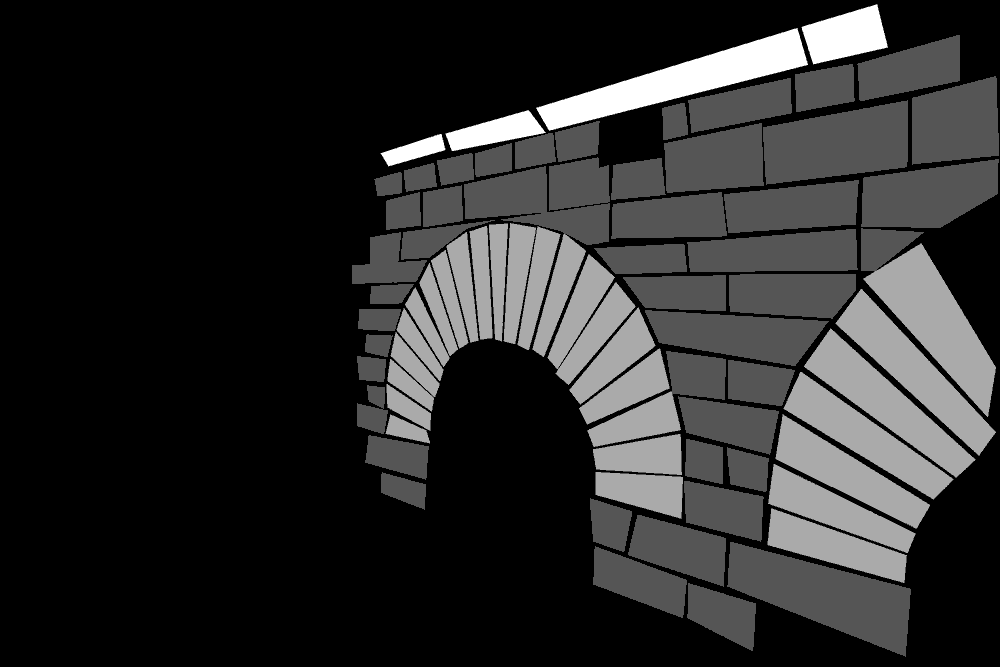
#> input picture Filejson/masks/10_0001_mask.png, 1000 x 667 px, shrunk from 5472 x 3648 before the run; its folder holds 4 pictures in this run
$ python ColorMask.py
#> lines starting #> are read from the running program, lines starting #| are printed output that depends on the picture
import cv2
import numpy as np
import glob
import os

# Mappa classe → colore BGR
COLOR_MAP = {
    0: (0, 0, 0),  # sfondo nero
    1: (0, 255,   0),    # bugne = verde
    2: (0,   0, 255),    # elementi arco = rosso
    3: (255,   0,   0),  # elementi cornice = blu
}


# Cartelle
INPUT_DIR  = "/Users/mattiacastiello/Desktop/tesi/code/PreparazioneDB/Filejson/masks"      # qui ci metti tutte le maschere
OUTPUT_DIR = "color_masks/"    # qui verranno salvate le immagini colorate
os.makedirs(OUTPUT_DIR, exist_ok=True)

for path in glob.glob(os.path.join(INPUT_DIR, "*.png")):
    # 1. Carico la maschera in scala di grigi (i valori 0,1,2,3)
    mask = cv2.imread(path, cv2.IMREAD_UNCHANGED)
#> mask is the input picture: shape (667, 1000); min 0, max 3, mean 0.523
    if mask is None:
        continue

    # Se la maschera è a triplo canale, la converto in singolo
    if len(mask.shape) == 3:
        mask = cv2.cvtColor(mask, cv2.COLOR_BGR2GRAY)

    h, w = mask.shape
#> h = 667; w = 1000
    colored = np.zeros((h, w, 3), dtype=np.uint8)

    # 2. Coloro ogni classe con il colore fisso
    for cls, col in COLOR_MAP.items():
        colored[mask == cls] = col

    # (opzionale) 3. Se vuoi un outline bianco su ogni classe, smussa qui:
    # contours, _ = cv2.findContours((mask>0).astype(np.uint8),
    #                                cv2.RETR_EXTERNAL, cv2.CHAIN_APPROX_SIMPLE)
    # cv2.drawContours(colored, contours, -1, (255,255,255), thickness=2)

    # 4. Salvo
    out_name = os.path.basename(path).replace(".png", "_colored.png")
    cv2.imwrite(os.path.join(OUTPUT_DIR, out_name), colored)
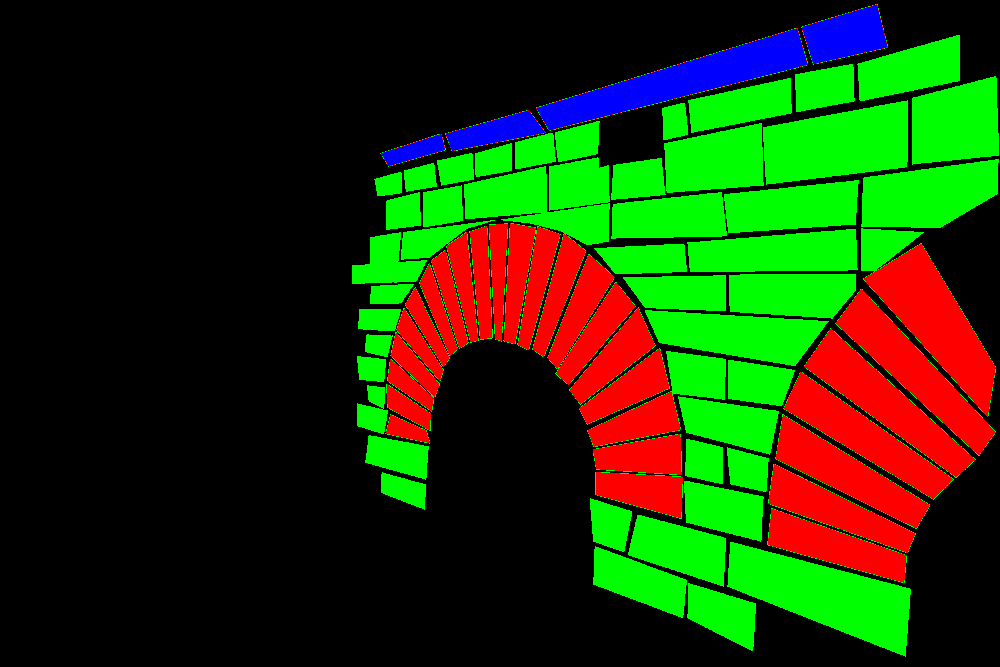
#> saved as 10_0001_mask_colored.png: shape (667, 1000, 3); mean B, G, R 5.5, 54.6, 31.1
    print(f"Salvata: {out_name}")
#> pass 2 of the loop `for path in glob.glob(os.path.join(INPUT_DIR, "*.png")):`:
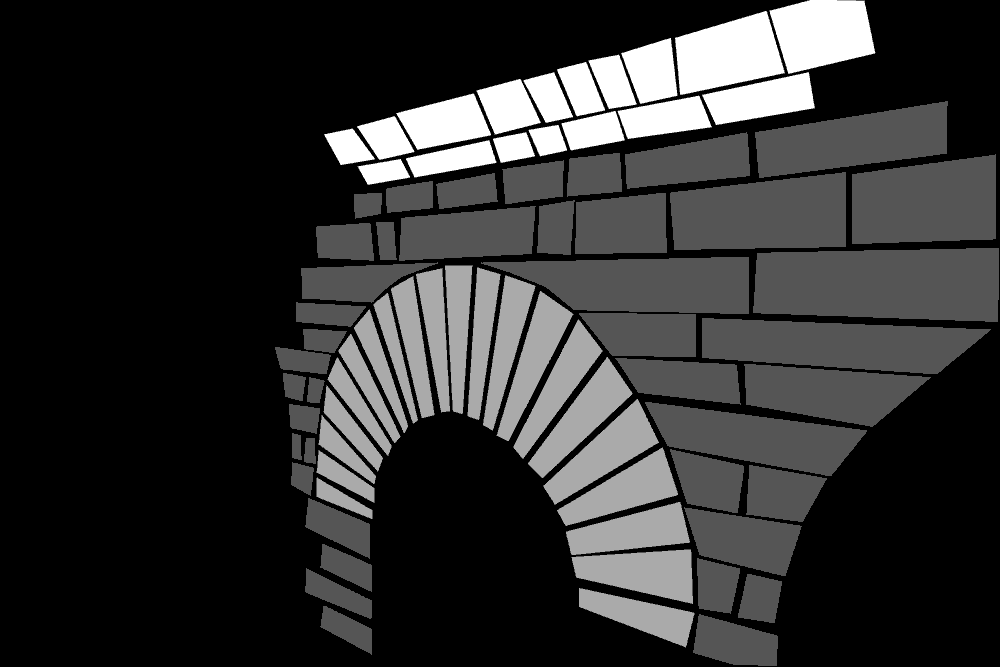
#> input picture Filejson/masks/10_0047_mask.png, 1000 x 667 px, shrunk from 5472 x 3648 before the run
#> mask is the input picture: shape (667, 1000); min 0, max 3, mean 0.58
#> `cv2.imwrite(os.path.join(OUTPUT_DIR, out_name), colored)`:
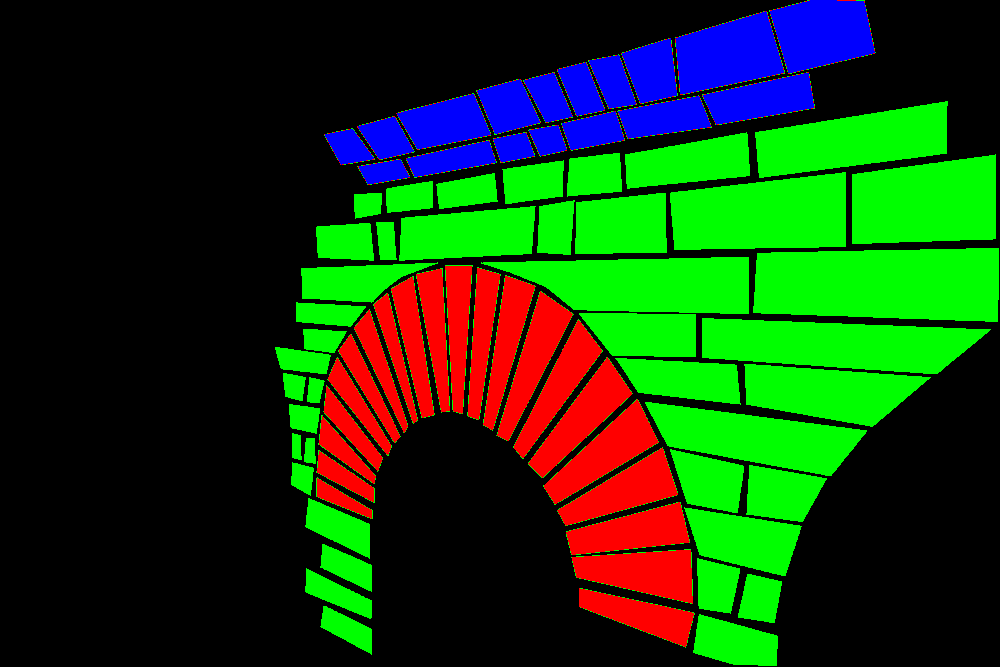
#> saved as 10_0047_mask_colored.png: shape (667, 1000, 3); mean B, G, R 14.6, 61.7, 21.3
#> pass 3 of the loop `for path in glob.glob(os.path.join(INPUT_DIR, "*.png")):`:
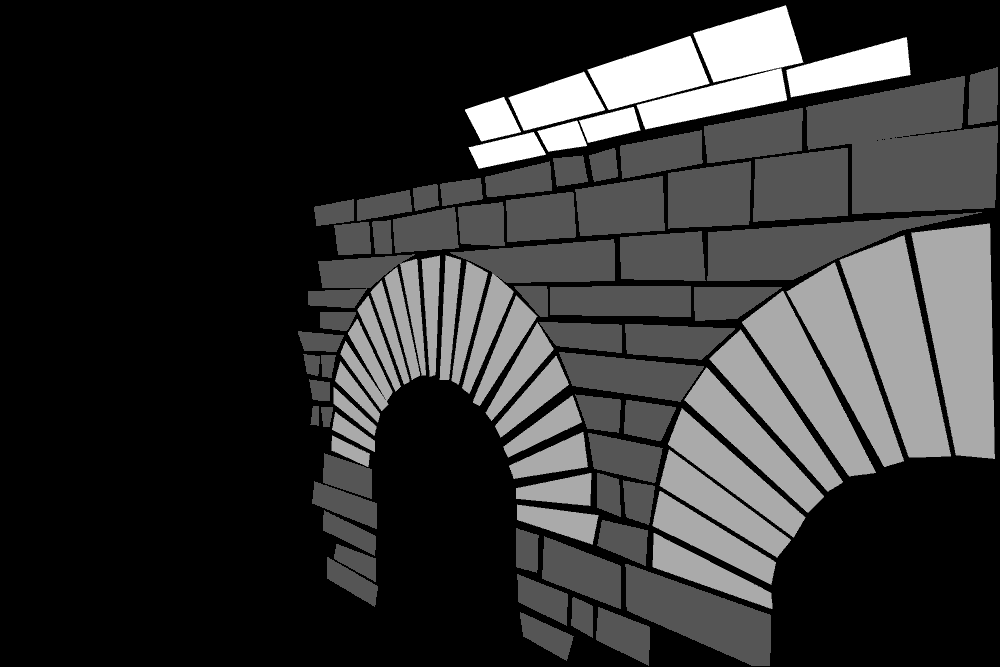
#> input picture Filejson/masks/11_0001_mask.png, 1000 x 667 px, shrunk from 5472 x 3648 before the run
#> mask is the input picture: shape (667, 1000); min 0, max 3, mean 0.607
#> `cv2.imwrite(os.path.join(OUTPUT_DIR, out_name), colored)`:
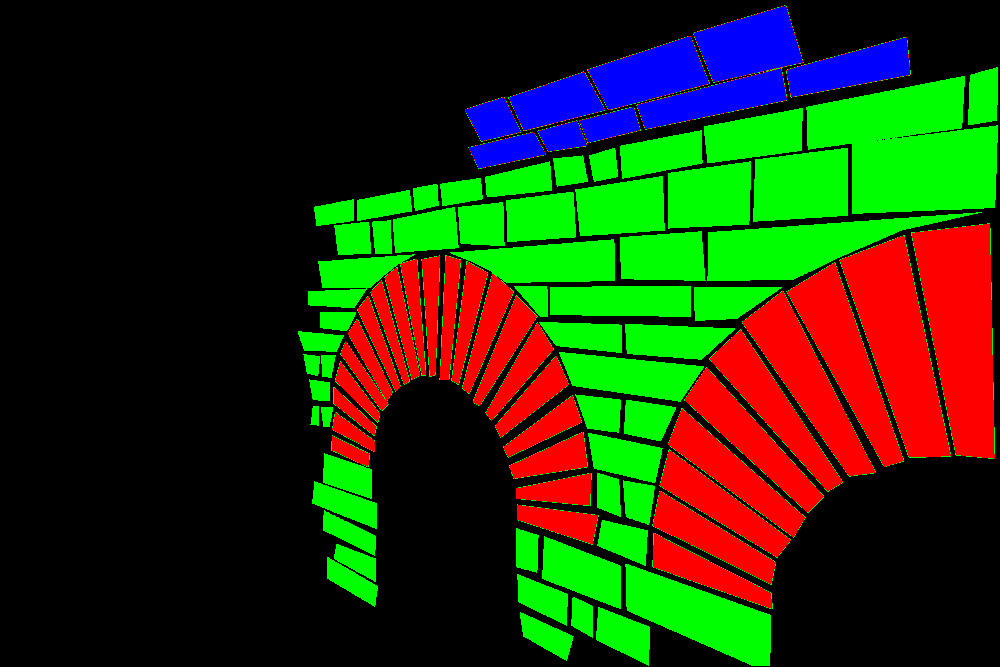
#> saved as 11_0001_mask_colored.png: shape (667, 1000, 3); mean B, G, R 10.3, 51, 36.5
#> the loop made 4 passes; the first 3 are shown
